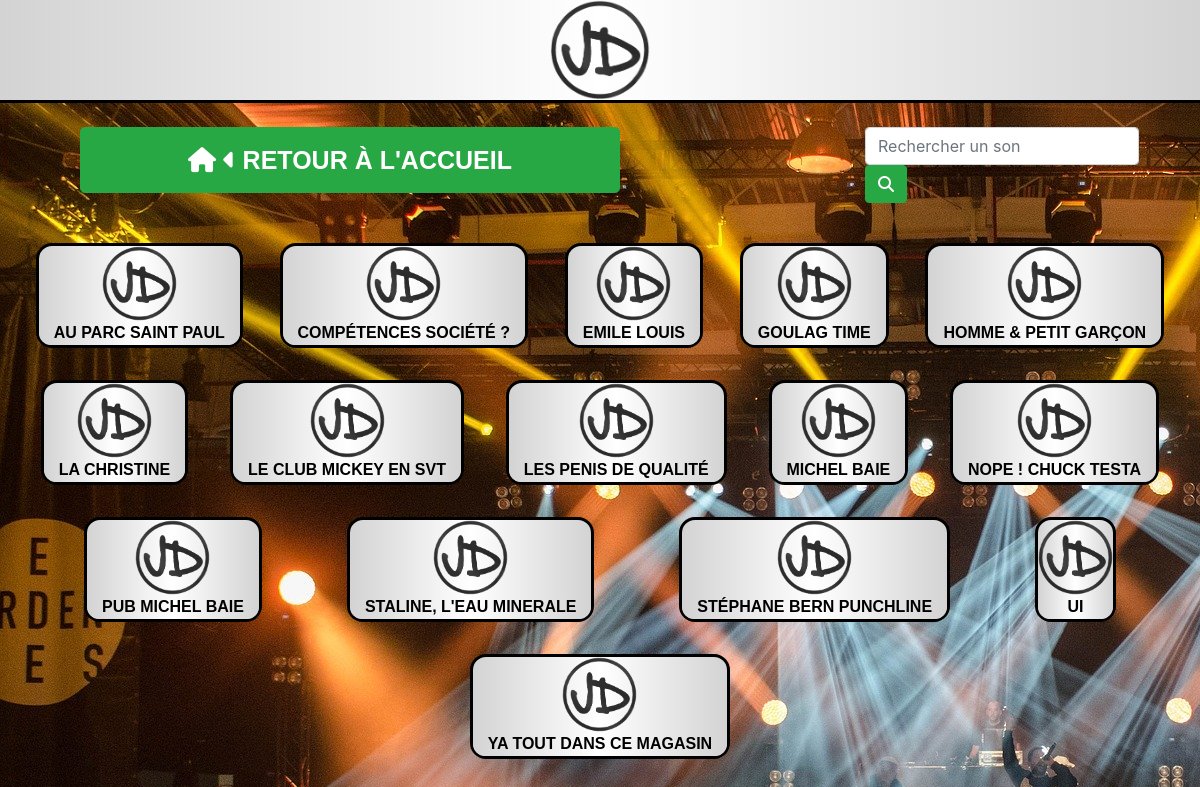
Before: /JDay.php with the older database file.
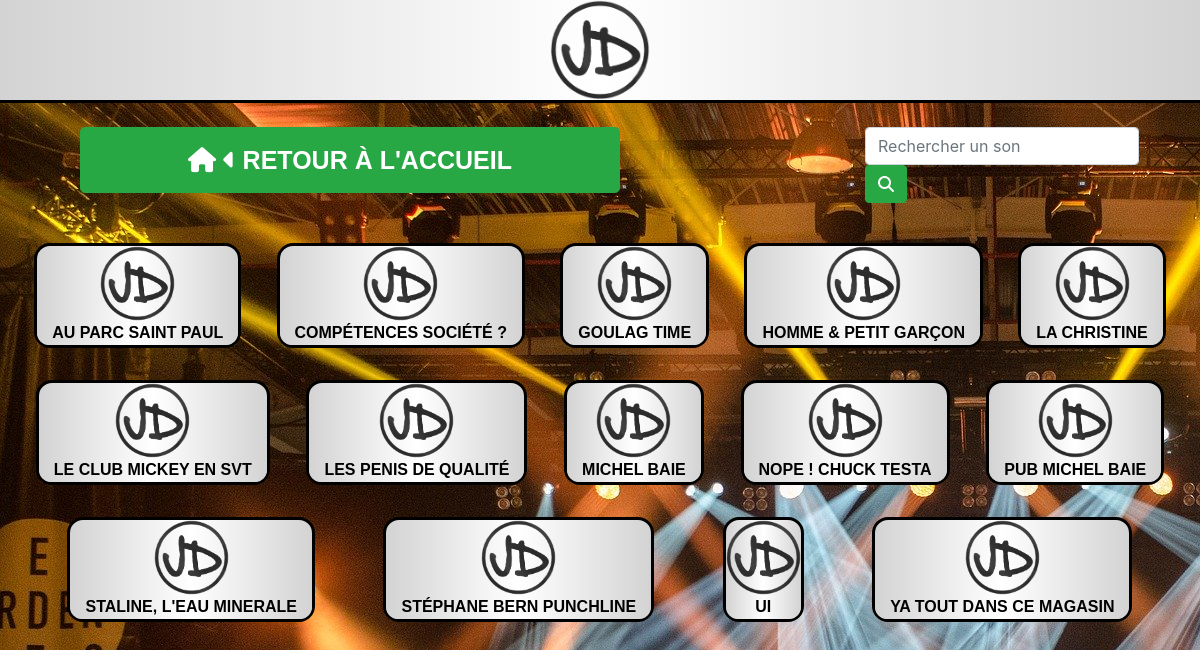
After: the same page with the newer database file.
### tables this page shows
CREATE TABLE `jday` (
  `ID` int(10) UNSIGNED NOT NULL,
  `Nom` varchar(255) NOT NULL,
  `Son` varchar(255) NOT NULL,
  `keywords` text NOT NULL,
  `source` text NOT NULL
);

### JDay.php (the view, shortened to what this page needs)
<?php
$pdo =new PDO('mysql:host=localhost; dbname=sbp; charset=utf8','root','');
$pdo->setAttribute(PDO::ATTR_ERRMODE, PDO::ERRMODE_EXCEPTION);
if(isset($_GET['search'])){
$search =	htmlspecialchars($_GET['search']);
$stmtjd = $pdo->prepare("SELECT * FROM `jday` WHERE `Nom` LIKE ? OR `keywords` LIKE ? ORDER BY Nom ASC");
$stmtjd->execute([
	"%" . $search . "%",
	"%" . $search . "%"
]);
$resultsjd = $stmtjd->fetchAll();
}
else{
	$page = isset($_GET['page']) ? (int)$_GET['page'] : 1;
	$perPage = 15;
	$beggin = ($page > 1) ? ($page * $perPage) - $perPage : 0;
	$nomjd = $pdo->prepare("SELECT SQL_CALC_FOUND_ROWS Nom, Son, source FROM jday ORDER BY Nom ASC LIMIT {$beggin} , {$perPage}");
	$nomjd->execute();
	$nomjday= $nomjd->fetchAll(PDO::FETCH_ASSOC);
	$total = $pdo->query("SELECT FOUND_ROWS() as total ")->fetch()['total'] ;
	$pages = ceil($total / $perPage);
}
$n = 1;
  ?>
<!DOCTYPE html>
<html lang="fr">
<head>
	<link
			rel="stylesheet"
			href="https://stackpath.bootstrapcdn.com/bootstrap/4.4.1/css/bootstrap.min.css"
		/>
		<link rel="stylesheet" href="css/style.css" />
		<link rel="stylesheet" href="css/404.css">
</head>
<body>
	<?php
	if(isset($search)){
		if(count($resultsjd)> 0){
			?>
				<header class="pgtitle">
					<div class="sndtitlejd jday">
						<img src="img/jday.png" height="75" width="75">
						<h1 class="searchtitle"> Sons relatifs à <?php echo($search) ?></h1>
					</div>
				</header>
				<nav class="container-fluid">
					<div id="navbox" class="row">
						<div class= "col-4">
							<div class="container-fluid">
								<a class="btn btn-success btn-lg btn-block btnsnd returnhg"
									href="index.php"
									role="button"
								>
								<i class="fas fa-home"></i>
						<i class="fas fa-caret-left"></i>
								Retour à l'accueil
								</a>
							</div>
						</div>
						<div class= "col-4">
							<div class="container-fluid">
								<a class="btn btn-light btn-lg btn-block btnsnd returnjd"
									href="JDay.php"
									role="button"
								>
								Retour à Mister JDay
								</a>
							</div>
						</div>
						<span id="stopsnd" class="whyt"></span>
						<form id="searchbox2" action="JDay.php" class="form-inline my-2 my-lg-0 col-3" method="GET">
							<input id="searchbox" class="form-control mr-sm-2" type="search"
								name="search" placeholder="Rechercher un son" aria-label="Search" required>
							<button class="btn btn-success my-2 my-sm-0" value="search" type="submit"><i class="fas fa-search"></i></button>
						</form>
					</div>
				</nav>
				<section>
					<article>
						<div class="container-fluid">
							<div class="row">
								<div class="col schwtc">
									<?php foreach ($resultsjd as $r):?>
									<div class="sndboxjday">
										<audio id="myAudio">
											<source src="SBP/JDay/<?= $r['Son']?>" type="audio/mpeg">
											Your browser does not support the audio element.
										</audio>
										<div class="imgsnd"><img src="img/jday.png" height="75" width="75" onmousedown="play('SBP/JDay/<?= $r['Son']?>')"></div>
										<div class="col" id="sndnamejd">
										<?php if ($r['source'] != ""){ ?>
											<a class="srcvidjday" href="#lienvid<?=$n?>" data-toggle="modal">
											<?php echo($r['Nom']);?>
											</a>
											<div id="lienvid<?=$n?>" class="vid modal fade" tabindex="-1" role="dialog" aria-labelledby="exampleModalCenterTitle" aria-hidden="true">
												<div class="modal-dialog modal-dialog-centered">
													<div class="modal-content">
														<iframe class="vidsrc" width="560" height="315" src="<?=$r['source']?>" frameborder="0" allow="accelerometer; autoplay; encrypted-media; gyroscope; picture-in-picture" allowfullscreen></iframe>
													</div>
												</div>
											</div>
											<?php $n++; } else echo($r['Nom']); ?>
										</div>
									</div>
								<?php endforeach;?>
								</div>
							</div>
						</div>
					</article>
				</section>
				<div id="btntop" class="container-fluid">
					<a href="#top" id="myBtnfr2top" class="butcons" title="Go to top"><i class="fas fa-chevron-up"></i> GO UP </a>
				</div>
	<?php
			}
			else{
		?>
	<header class="pgtitle">
		<div class="sndtitlejd jday">
			<img src="img/jday.png" height="75" width="75">
			<h1 class="searchtitle"> Sons relatifs à <?php echo($search) ?></h1>
		</div>
	</header>
	<nav class="container-fluid">
					<div id="navbox" class="row">
						<div class= "col-4">
							<div class="container-fluid">
								<a class="btn btn-success btn-lg btn-block btnsnd returnhg"
									href="index.php"
									role="button"
								>
								<i class="fas fa-home"></i>
						<i class="fas fa-caret-left"></i>
								Retour à l'accueil
								</a>
							</div>
						</div>
						<div class= "col-4">
							<div class="container-fluid">
								<a class="btn btn-light btn-lg btn-block btnsnd returnjd"
									href="JDay.php"
									role="button"
								>
								Retour à Mister JDay
								</a>
							</div>
						</div>
						<form id="searchbox2" action="JDay.php" class="form-inline my-2 my-lg-0 col-3" method="GET">
							<input id="searchbox" class="form-control mr-sm-2" type="search"
								name="search" placeholder="Rechercher un son" aria-label="Search" required>
							<button class="btn btn-success my-2 my-sm-0" value="search" type="submit"><i class="fas fa-search"></i></button>
						</form>
					</div>
				</nav>
			<section class="container-fluid">
				<article id="nosearch" class="fr">
					<div id="noresults">
						<p>Aucun son trouvé !</p>
					</div>
				</article>
			</section>
	<?php
		}
}
	else{
	if($page <1 || $page > $pages){?>
	<header class="pgtitle">
		<h1 class="sndtitlejd jday"><img src="img/jday.png" height="100" width="100"></h1>
	</header>
	<nav class="container-fluid">
		<div id="navbox" class="row">
			<div class= "col-4">
				<div class="container-fluid">
					<a class="btn btn-success btn-lg btn-block btnsnd returnhg"
						href="index.php"
						role="button"
					>
					<i class="fas fa-home"></i>
						<i class="fas fa-caret-left"></i>
					Retour à l'accueil
					</a>
				</div>
			</div>
			<div class= "col-4">
				<div class="container-fluid">
					<a class="btn btn-light btn-lg btn-block btnsnd returnjd"
						href="JDay.php"
						role="button"
					>
					Retour à Mister JDay
					</a>
				</div>
			</div>
			<form id="searchbox2" action="JDay.php" class="form-inline my-2 my-lg-0 col-3" method="GET">
				<input id="searchbox" class="form-control mr-sm-2" type="search"
					name="search" placeholder="Rechercher un son" aria-label="Search" required>
				<button class="btn btn-success my-2 my-sm-0" value="search" type="submit"><i class="fas fa-search"></i></button>
			</form>
		</div>
	</nav>
	<section class="container-fluid">
		<article class="noresults">
			<main>
				<h1 class="noresultstitle">4<span><i class="fas fa-music"></i></span>4</h1>
				<h2 class="noresultssubtitle">Erreur: 404 page non trouvée</h2>
				<p class="noresultstext">Désolé, mais la page que vous demandez n'existe pas !</p>
		</main>
		</article>
	</section>
	<?php
} else {  ?>
<header class="pgtitle">
		<h1 class="sndtitle jday"><img src="img/jday.png" height="100" width="100"></h1>
	</header>
	<nav class="container-fluid">
		<div id="navbox" class="row">
			<div class= "col-6">
				<div class="container-fluid">
					<a class="btn btn-success btn-lg btn-block btnsnd returnh"
						href="index.php"
						role="button"
					>
					<i class="fas fa-home"></i>
						<i class="fas fa-caret-left"></i>
					Retour à l'accueil
					</a>
				</div>
			</div>
			<form id="searchbox2" action="JDay.php" class="form-inline my-2 my-lg-0 col-3" method="GET">
				<input id="searchbox" class="form-control mr-sm-2" type="search"
					name="search" placeholder="Rechercher un son" aria-label="Search" required>
				<button class="btn btn-success my-2 my-sm-0" value="search" type="submit"><i class="fas fa-search"></i></button>
			</form>
		</div>
	</nav>
	<section>
		<article class="sounds">
			<div class="container-fluid">
				<div class="row">
					<div class="col">
					<?php foreach($nomjday as $sons) : ?>
						<div class="sndboxjday">
							<div class="imgsnd"><img src="img/jday.png" height="75" width="75" onmousedown="play('SBP/JDay/<?= $sons['Son']?>')"></div>
							<div class="col" id="sndnamejd">
							<?php if ($sons['source'] != ""){ ?>
								<a class="srcvidjday" href="#lienvid<?=$n?>" data-toggle="modal">
								<?php echo($sons['Nom']);?>
								</a>
								<?php $n++; } else echo($sons['Nom']); ?>
							</div>
						</div>
						<?php endforeach ?>
					</div>
				</div>
			</div>
		</article>
	</section>
	<?php
	 }
	}
	?>
	</body>
</html>

### css/style.css (style rules this page uses)
* { margin: 0; padding: 0; box-sizing: border-box; }
body { background-image: url(../img/audience-1853662_1920.jpg); }
a { color: white; }
.pgtitle { margin-bottom: 1.5em; }
#top, .sndtitle, .sndquery { color: lightgrey; letter-spacing: 0.1em; text-shadow: 0 -1px 0 #fff, 0 1px 0 #2e2e2e, 0 2px 0 #2c2c2c, 0 3px 0 #2a2a2a, 0 4px 0 #282828, 0 5px 0 #262626, 0 6px 0 #242424, 0 7px 0 #222, 0 8px 0 #202020, 0 9px 0 #1e1e1e, 0 10px 0 #1c1c1c, 0 11px 0 #1a1a1a, 0 12px 0 #181818, 0 13px 0 #161616, 0 14px 0 #141414, 0 15px 0 #121212, 0 22px 30px rgba(0, 0, 0, 0.9); text-transform: uppercase; text-align: center; }
.col { display: flex; flex-wrap: wrap; justify-content: space-evenly; }
.sounds { margin-top: 1.5em; margin-bottom: 2em; }
.imgsnd { text-align: center; }
.imgsnd img { cursor: pointer; }
#navbox { display: flex; justify-content: space-around; }
.btnsnd { text-align: center; font-family: 'Raleway', sans-serif; font-size: 25px; font-weight: 800; line-height: 48px; text-transform: uppercase; }
.jday { background: linear-gradient(90deg, lightgrey 0%, white 50%, lightgrey 100%); border-bottom: solid black; }
.sndboxjday { margin: 1em; border-radius: 1em; border: solid black; background: linear-gradient(90deg, lightgrey 0%, white 50%, lightgrey 100%); }
#sndnamejd { justify-content: center; font-family: 'Raleway', sans-serif; background: linear-gradient(90deg, lightgrey 0%, white 50%, lightgrey 100%); color: black; font-weight: 800; text-transform: uppercase; border-radius: 1em; }
.srcvidmv, .srcvidjday { color: black; }
.jday { background: linear-gradient(90deg, lightgrey 0%, white 50%, lightgrey 100%); }

### css/404.css (style rules this page uses)
*, *:after, *:before { box-sizing: border-box; }

Changed rows visible on the page:
removed jday: Nom "EMILE LOUIS"
